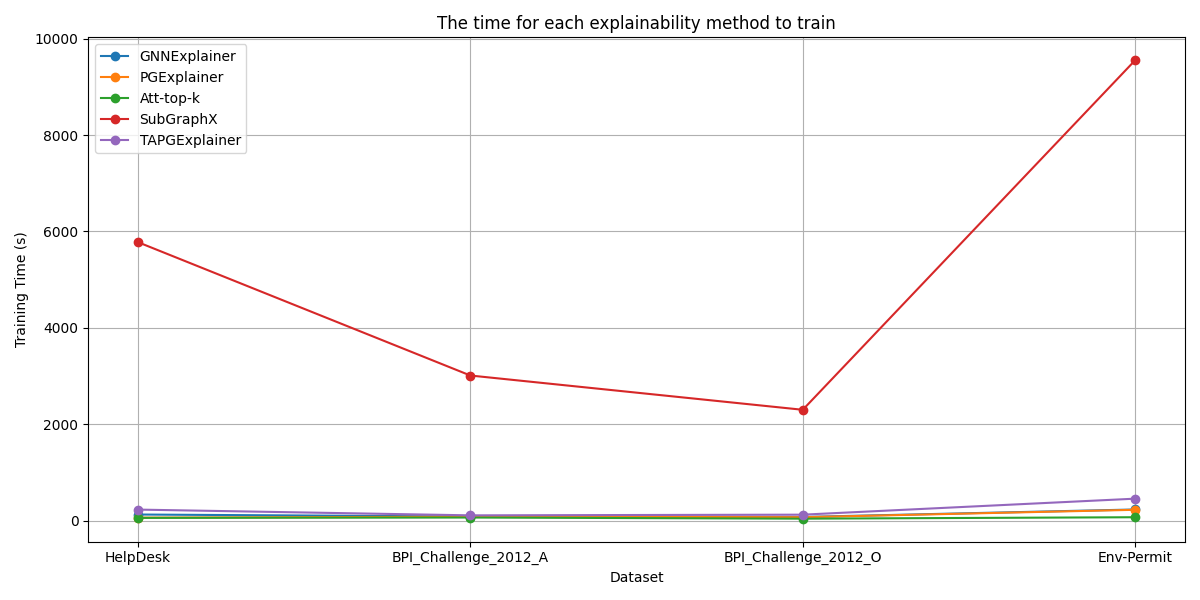

This figure's Python source:
import pandas as pd
import matplotlib.pyplot as plt

data = {
    "Dataset": ["HelpDesk", "BPI_Challenge_2012_A", "BPI_Challenge_2012_O", "Env-Permit"],
    "GNNExplainer": [127, 85.72, 76.42, 231.47],
    "PGExplainer": [62, 82.11, 71.2, 224.85],
    "Att-top-k": [57, 64.62, 40.98, 70.62],
    "SubGraphX": [5777, 3010.83, 2299.85, 9551.75],
    "TAPGExplainer": [229, 109.72, 123.83, 455.86]
}

df = pd.DataFrame(data)

plt.figure(figsize=(12, 6))
for method in df.columns[1:]:
    # if method != 'SubGraphX':
    plt.plot(df["Dataset"], df[method], marker='o', label=method)

plt.title("The time for each explainability method to train")
plt.xlabel("Dataset")
plt.ylabel("Training Time (s)")
plt.legend()
plt.grid(True)
plt.tight_layout()
# plt.show()
plt.savefig("Time.png")